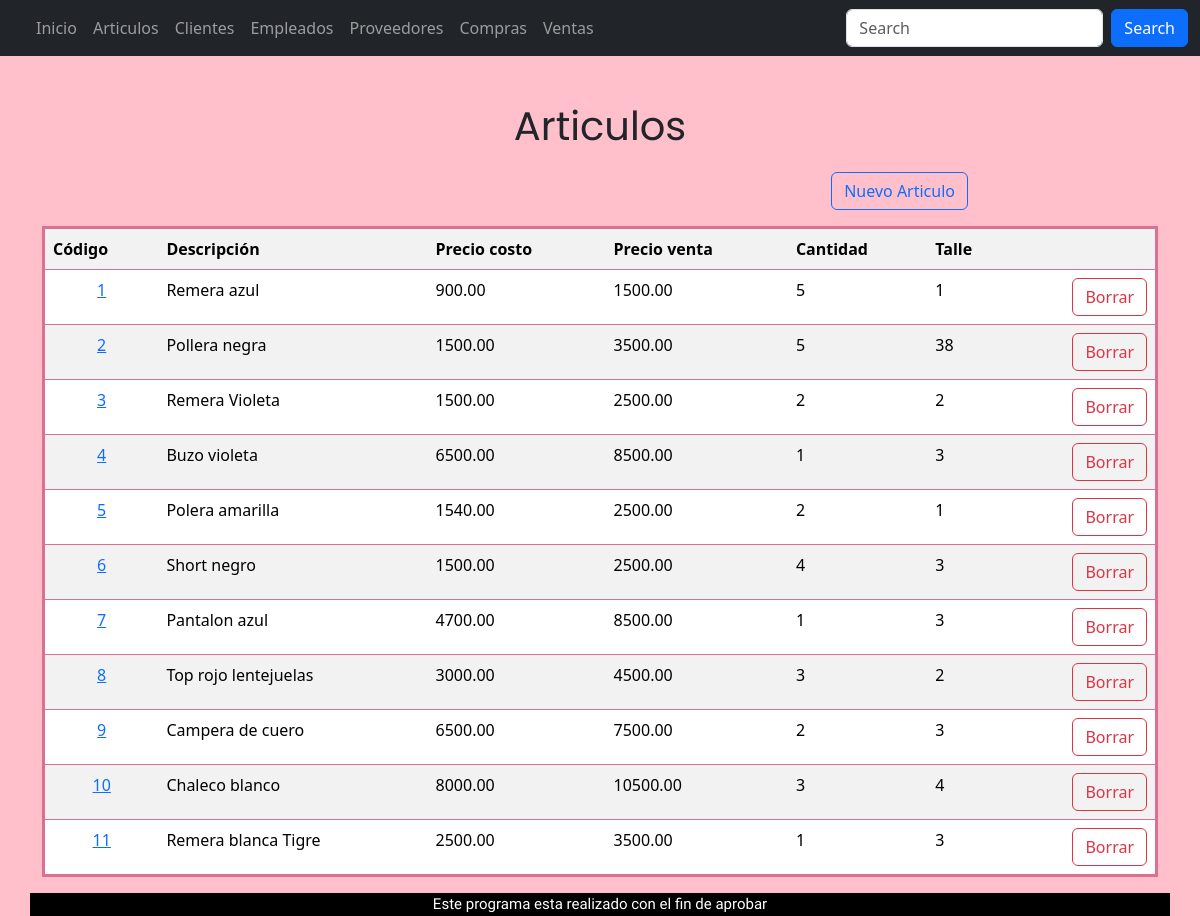
/tabla/, run on an earlier commit of the app's database.
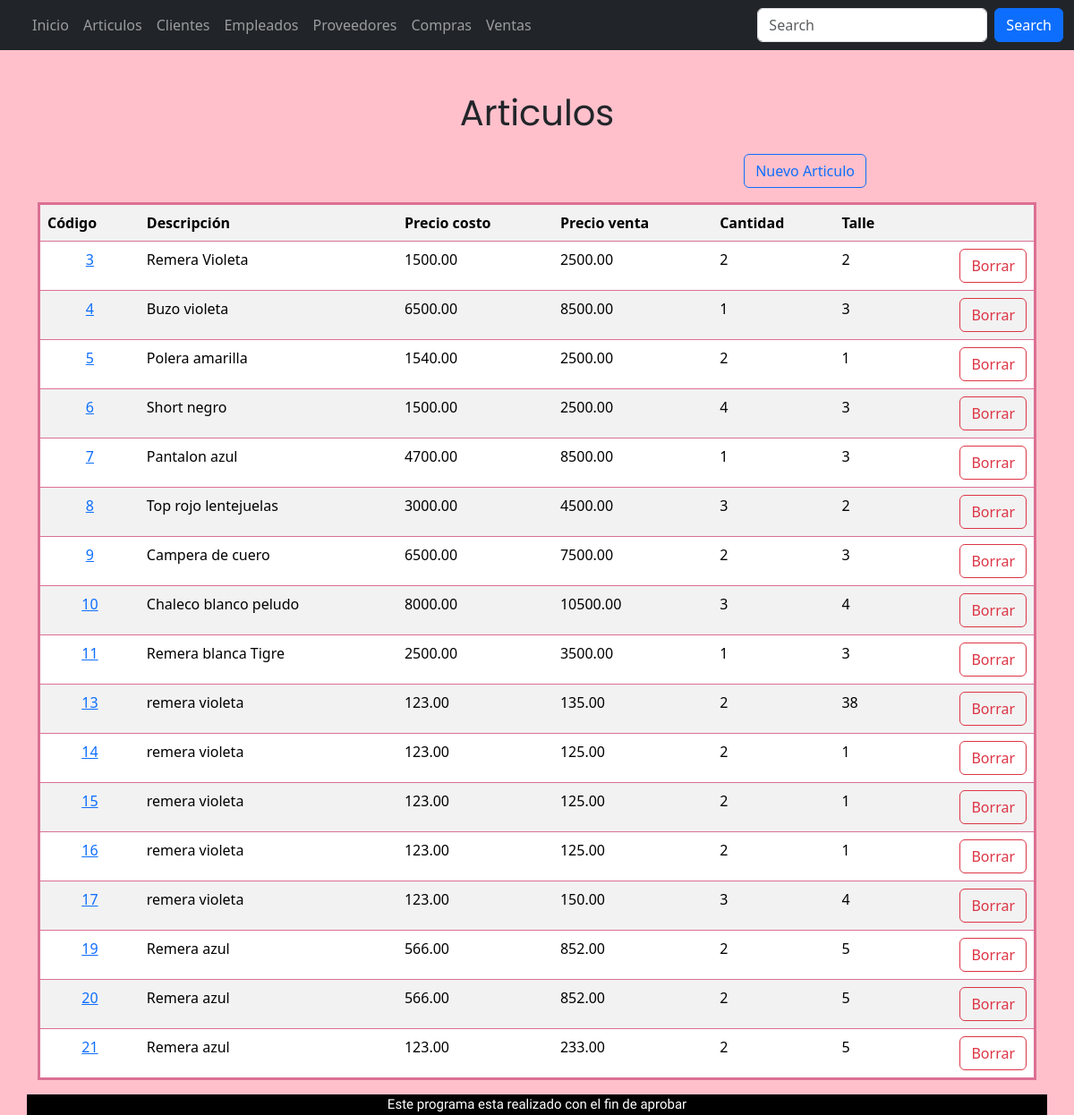
And on a later commit of the database.
### appRieVictoria/models.py (models this page shows, shortened)
class Articulos (models.Model):
    descripcion = models.CharField( max_length= 100,help_text= 'Descripcion del articulo')
    costo = models.DecimalField(max_digits=10, decimal_places=2)
    venta= models.DecimalField(max_digits=10, decimal_places=2)
    cantidad = models.BigIntegerField(help_text='Cantidad de articulos')
    talle = models.CharField(max_length=3)
    compras = models.ManyToManyField("Compras",related_name='articulos_comprados' , through="CompraProd")
    ventas = models.ManyToManyField("Ventas" ,related_name='articulos_vendidos', through="ventaProd")
    tipoPrenda =models.ForeignKey("tipoPrenda", on_delete=models.CASCADE, default=1)

### appRieVictoria/views.py (the view)
# urls.py: path('tabla/', views.tabla, name='tabla'),
def tabla(request):
    context = {'Articulos': Articulos.objects.all()}
    return render(request, 'tabla.html', context)

### proyectoRieVictoria/templates/tabla.html (shortened to what this page needs)
{% extends "base.html" %}
{% block content %}
<div class="nombreTablas">
    <p >Articulos</p>
</div>
<div class="row">
    <div class="col d-flex justify-content-end aling-items-end mb-3 col-10">
    <a class="btn btn-outline-primary" href="/articulo/ArticulosNuevo{{ p.id}}">Nuevo Articulo</a></td>
    </div>
</div>
        <table style="border-style: solid; border-color: palevioletred;" class="table table-striped">
            <tr>
                <th>Código</th>
                <th >Descripción</th>
                <th >Precio costo</th>
                <th >Precio venta</th>
                <th >Cantidad</th>
                <th >Talle</th>
                <th></th>
            </tr>
            {% for p in Articulos %}
                <tr>
                    <td class="centrado"><a href="/articulos/ArticulosModif/{{ p.id }}/">{{ p.id }}</a></td>
                    <td>{{p.descripcion}}</td>
                    <td>{{p.costo}}</td>
                    <td>{{p.venta}}</td>
                    <td>{{p.cantidad}}</td>
                    <td>{{p.talle}}</td>
                    <td>
                        <div class="d-flex justify-content-end ">
                            <a class="btn btn-outline-danger" href="/articulos/ArticulosBorrar/{{ p.id}}">Borrar</a>
                        </div>
                    </td>
                </tr>
                {% endfor %}
        </table>
    </div>
{% endblock %}

### proyectoRieVictoria/templates/base.html (shortened to what this page needs)
{% load static %}
<!DOCTYPE html>
<html lang="en">
<head>
    {% load bootstrap5 %}
    {% bootstrap_css %}
    <link rel="stylesheet" href="{% static 'estilos.css' %}">
</head>
<body>
    <nav class="navbar navbar-expand-sm navbar-dark bg-dark">
        <div class="container-fluid">
          <div class="collapse navbar-collapse" id="mynavbar">
            <ul class="navbar-nav me-auto">
                <li class="nav-item">
                    <a class="nav-link" href="/index/">Inicio</a>
                  </li>
              <li class="nav-item">
                <a class="nav-link" href="/tabla/">Articulos</a>
              </li>
              <li class="nav-item">
                <a class="nav-link" href="/tablaclientes/">Clientes</a>
              </li>
              <li class="nav-item">
                <a class="nav-link" href="/tablaempleados/">Empleados</a>
              </li>
              <li class="nav-item">
                <a class="nav-link" href="/tablaproveedores/">Proveedores</a>
              </li>
              <li class="nav-item">
                <a class="nav-link" href="/tablaCompras/">Compras</a>
              </li>
              <li class="nav-item">
                <a class="nav-link" href="/tablaVentas/">Ventas</a>
              </li>
            </ul>
            <form class="d-flex">
              <input class="form-control me-2" type="text" placeholder="Search">
              <button class="btn btn-primary" type="button">Search</button>
            </form>
          </div>
        </div>
      </nav>
      <div class="container" >
    {% block content %}
    {% endblock %}
<footer>
    <div class="container" >
        <div class="row">
            <div class="pie">Este programa esta realizado con el fin de aprobar</div>
        </div>
    </div>
</footer>
</body>
</html>

### proyectoRieVictoria/static/estilos.css (style rules this page uses)
body { background-color: pink; }
.pie { text-align: center; background-color: black; color: white; font-size: 15px; font-family: 'Ysabeau Office', sans-serif; }
.nombreTablas { font-family: 'Poppins', sans-serif; text-align: center; font-size: 40px; margin-top: 40px; }
.centrado { text-align: center; }

What changed in the data, as far as the page shows it:
removed Articulos: id "1", descripcion "Remera azul", costo "900.00", venta "1500.00", cantidad "5", talle "1"
removed Articulos: id "2", descripcion "Pollera negra", costo "1500.00", venta "3500.00", cantidad "5", talle "38"
changed Articulos id 10: descripcion "Chaleco blanco" → "Chaleco blanco peludo"
added Articulos: id "13", descripcion "remera violeta", costo "123.00", venta "135.00", cantidad "2", talle "38"
added Articulos: id "14", descripcion "remera violeta", costo "123.00", venta "125.00", cantidad "2", talle "1"
added Articulos: id "15", descripcion "remera violeta", costo "123.00", venta "125.00", cantidad "2", talle "1"
added Articulos: id "16", descripcion "remera violeta", costo "123.00", venta "125.00", cantidad "2", talle "1"
added Articulos: id "17", descripcion "remera violeta", costo "123.00", venta "150.00", cantidad "3", talle "4"
added Articulos: id "19", descripcion "Remera azul", costo "566.00", venta "852.00", cantidad "2", talle "5"
added Articulos: id "20", descripcion "Remera azul", costo "566.00", venta "852.00", cantidad "2", talle "5"
added Articulos: id "21", descripcion "Remera azul", costo "123.00", venta "233.00", cantidad "2", talle "5"
